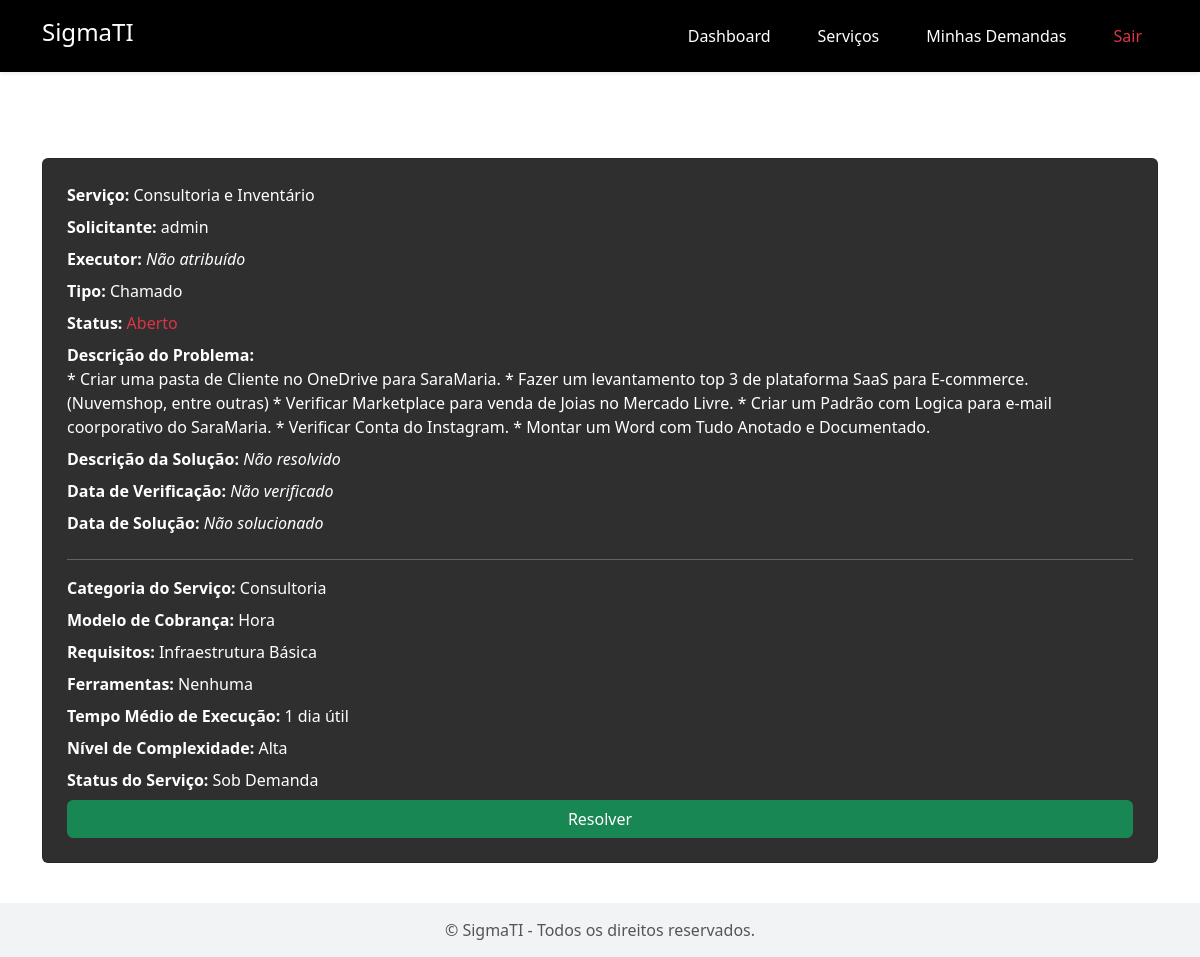
Before: /detalhar_demanda/16/ (signed in) with the older database file.
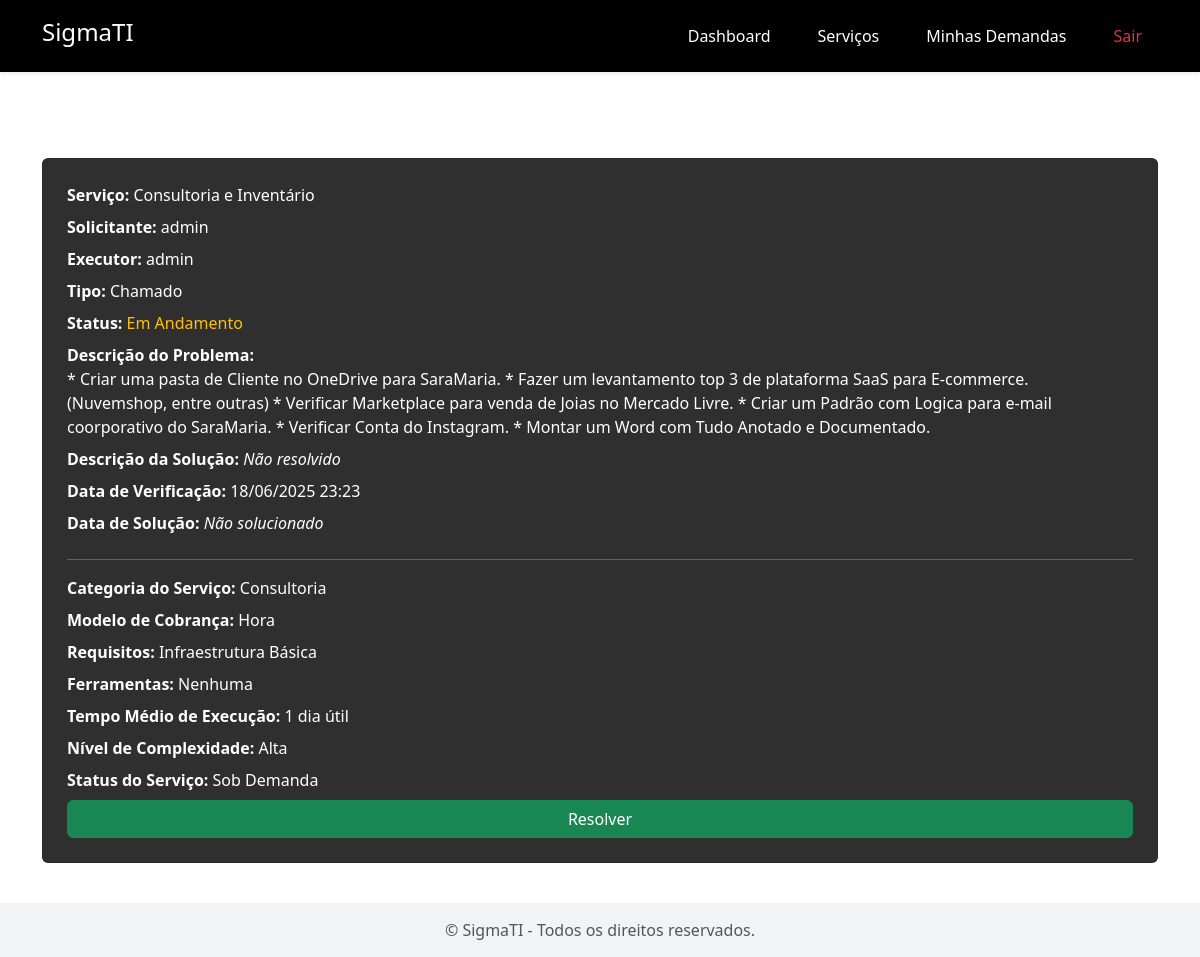
After: the same page with the newer database file.
### AppHome/models.py (models this page shows, shortened)
class Demanda(models.Model):
    CHAMADO = 'Chamado'
    PROJETO = 'Projeto'
    TIPO_CHOICES = [
        (CHAMADO, 'Chamado'),
        (PROJETO, 'Projeto'),
    ]
    ABERTO = 'Aberto'
    EM_ANDAMENTO = 'Em Andamento'
    CONCLUIDO = 'Concluído'
    STATUS_CHOICES = [
        (ABERTO, 'Aberto'),
        (EM_ANDAMENTO, 'Em Andamento'),
        (CONCLUIDO, 'Concluído'),
    ]
    solicitante = models.ForeignKey(User, on_delete=models.CASCADE, related_name='demandas_solicitadas')
    servico = models.ForeignKey(Servico, on_delete=models.CASCADE)
    tipo = models.CharField(max_length=10, choices=TIPO_CHOICES, default=CHAMADO)
    descricao_problema = models.TextField()
    status = models.CharField(max_length=20, choices=STATUS_CHOICES, default=ABERTO)
    executor = models.ForeignKey(User, on_delete=models.CASCADE, related_name='demandas_resolvidas', null=True, blank=True)
    descricao_solucao = models.TextField(blank=True, null=True)
    data_criacao = models.DateTimeField(auto_now_add=True)
    data_verificacao = models.DateTimeField(blank=True, null=True)
    data_solucao = models.DateTimeField(blank=True, null=True)
    objetivo = models.TextField(blank=True, null=True)
    escopo = models.TextField(blank=True, null=True)
    justificativa = models.TextField(blank=True, null=True)
    riscos = models.TextField(blank=True, null=True)
    prazos = models.CharField(max_length=255, blank=True, null=True)
    orcamento = models.CharField(max_length=255, blank=True, null=True)
    responsaveis = models.TextField(blank=True, null=True)

class Servico(models.Model):
    CATEGORIAS = [
        ('infraestrutura', 'Infraestrutura'),
        ('desenvolvimento', 'Desenvolvimento'),
        ('automacao', 'Automação'),
        ('suporte', 'Suporte'),
        ('consultoria', 'Consultoria'),
    ]
    MODELOS_COBRANCA = [
        ('hora', 'Hora'),
        ('projeto_fechado', 'Projeto Fechado'),
        ('mensalidade', 'Mensalidade'),
        ('retainer', 'Retainer'),
    ]
    REQUISITOS = [
        ('acesso_a_conta', 'Acesso a Conta'),
        ('acesso_remoto', 'Acesso Remoto'),
        ('documentacao_rede', 'Documentação da Rede'),
        ('acesso_servidor', 'Acesso ao Servidor'),
        ('infraestrutura_basica', 'Infraestrutura Básica'),
        ('equipamento_rede', 'Equipamento de Rede'),
    ]
    FERRAMENTAS = [
        ('AnyDesk', 'AnyDesk'),
        ('pendrive', 'PenDrive'),
        ('powerapps', 'PowerApps'),
        ('python', 'Python'),
        ('django', 'Django'),
        ('react', 'React'),
        ('pfsense', 'Pfsense'),
        ('mikrotik', 'Mikrotik'),
        ('power_apps', 'Power Apps'),
        ('github', 'GitHub'),
        ('azure', 'Azure'),
        ('aws', 'AWS'),
        ('docker', 'Docker'),
        ('sql_server', 'SQL Server'),
    ]
    TEMPO_MEDIO = [
        ('30_minutos','30 minutos'),
        ('1_hora','1 hora'),
        ('3_horas','3 horas'),
        ('6_horas','6 horas'),
        ('12_horas','12 horas'),
        ('1_dia_util', '1 dia útil'),
        ('3_dias_uteis', '3 dias úteis'),
        ('5_dias_uteis', '5 dias úteis'),
        ('1_semana', '1 semana'),
        ('2_semanas', '2 semanas'),
        ('1_mes', '1 mês'),
    ]
    COMPLEXIDADE = [
        ('baixa', 'Baixa'),
        ('media', 'Média'),
        ('alta', 'Alta'),
    ]
    STATUS = [
        ('ativo', 'Ativo'),
        ('em_desenvolvimento', 'Em Desenvolvimento'),
        ('sob_demanda', 'Sob Demanda'),
        ('em_manutencao', 'Em Manutenção'),
    ]
    nome = models.CharField(max_length=100)
    descricao = models.TextField()
    valor = models.DecimalField(max_digits=10, decimal_places=2)
    categoria = models.CharField(max_length=50, choices=CATEGORIAS, default='hora')
    modelo_cobranca = models.CharField(max_length=50, choices=MODELOS_COBRANCA)
    requisitos = models.CharField(max_length=100, choices=REQUISITOS, blank=True, null=True)
    ferramentas = models.CharField(max_length=100, choices=FERRAMENTAS, blank=True, null=True)
    tempo_medio_execucao = models.CharField(max_length=50, choices=TEMPO_MEDIO)
    nivel_complexidade = models.CharField(max_length=50, choices=COMPLEXIDADE)
    status = models.CharField(max_length=50, choices=STATUS)
    documentacao = models.FileField(upload_to='documentos/', blank=True, null=True)

### AppHome/views.py (the view, shortened to what this page needs)
# urls.py: path('detalhar_demanda/<int:id>/', views.detalhar_demanda, name='detalhar_demanda'),
@login_required
def detalhar_demanda(request, id):
    demanda = get_object_or_404(Demanda, id=id)
    usuario_pode_alterar = request.user.is_superuser or request.user.groups.filter(name="Técnicos").exists()
    status_antigo = demanda.status
    return render(request, 'AppHome/detalhar_demanda.html', {
        'demanda': demanda,
        'usuario_pode_alterar': usuario_pode_alterar
    })

### AppHome/context_processors.py (called while the page is built)
def permissoes_usuario(request):
    if not request.user.is_authenticated:
        return {}
    usuario_pode_alterar = request.user.is_superuser or request.user.groups.filter(name="Técnicos").exists()
    return {
        'usuario_pode_alterar': usuario_pode_alterar
    }

### AppHome/templates/AppHome/detalhar_demanda.html (shortened to what this page needs)
{% extends "AppHome/base.html" %}
{% block content %}
<h2 class="text-white mb-4">Detalhes da Demanda</h2>
<div class="card p-4 mb-4" style="background-color:#2f2f2f; color:white;">
    <p><strong>Serviço:</strong> {{ demanda.servico.nome }}</p>
    <p><strong>Solicitante:</strong> {{ demanda.solicitante.username }}</p>
    <p><strong>Executor:</strong>
        {% if demanda.executor %}
            {{ demanda.executor.username }}
        {% else %}
            <span class="fst-italic">Não atribuído</span>
        {% endif %}
    </p>
    <p><strong>Tipo:</strong> {{ demanda.tipo }}</p>
    <p><strong>Status:</strong>
        <span class="{% if demanda.status == 'Aberto' %}text-danger{% elif demanda.status == 'Em Andamento' %}text-warning{% elif demanda.status == 'Concluído' %}text-success{% endif %}">
            {{ demanda.get_status_display }}
        </span>
    </p>
    <p><strong>Descrição do Problema:</strong><br>{{ demanda.descricao_problema }}</p>
    <p><strong>Descrição da Solução:</strong>
        {% if demanda.descricao_solucao %}
            {{ demanda.descricao_solucao }}
        {% else %}
            <span class="fst-italic">Não resolvido</span>
        {% endif %}
    </p>
    <p><strong>Data de Verificação:</strong>
        {% if demanda.data_verificacao %}
            {{ demanda.data_verificacao|date:"d/m/Y H:i" }}
        {% else %}
            <span class="fst-italic">Não verificado</span>
        {% endif %}
    </p>
    <p><strong>Data de Solução:</strong>
        {% if demanda.data_solucao %}
            {{ demanda.data_solucao|date:"d/m/Y H:i" }}
        {% else %}
            <span class="fst-italic">Não solucionado</span>
        {% endif %}
    </p>
    {% if user.is_superuser or usuario_pode_alterar %}
    <hr class="border-light">
    <p><strong>Categoria do Serviço:</strong> {{ demanda.servico.get_categoria_display }}</p>
    <p><strong>Modelo de Cobrança:</strong> {{ demanda.servico.get_modelo_cobranca_display }}</p>
    <p><strong>Requisitos:</strong> {{ demanda.servico.get_requisitos_display|default:"Nenhum" }}</p>
    <p><strong>Ferramentas:</strong> {{ demanda.servico.get_ferramentas_display|default:"Nenhuma" }}</p>
    <p><strong>Tempo Médio de Execução:</strong> {{ demanda.servico.get_tempo_medio_execucao_display }}</p>
    <p><strong>Nível de Complexidade:</strong> {{ demanda.servico.get_nivel_complexidade_display }}</p>
    <p><strong>Status do Serviço:</strong> {{ demanda.servico.get_status_display }}</p>
    <a class="btn btn-success" id="btn-resolver" href="{% url 'AppHome:editar_demanda' demanda.id %}">Resolver</a>
    {% endif %}
</div>
{% endblock %}

Changed rows visible on the page:
changed Demanda "Chamado": executor.username (not shown) → "admin"; executor_id empty → 1 (drawn); status "Aberto" → "Em Andamento"; data_verificacao (not shown) → "18/06/2025 23:23"
Other visible differences:
text no longer shown: "Não atribuído Não verificado"
